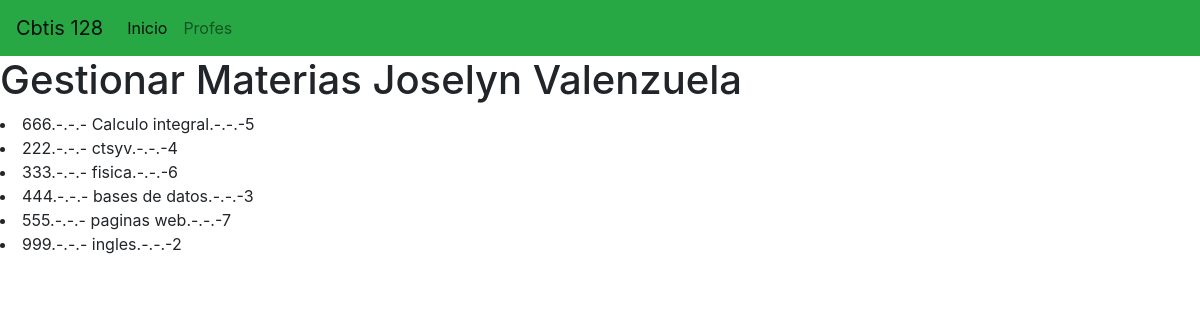
The page / on the database its author committed.
### materia_app/models.py (models this page shows, shortened)
class Materia(models.Model):
    codigo=models.CharField(primary_key=True,max_length=6)
    nombre=models.CharField(max_length=100)
    creditos=models.PositiveSmallIntegerField()

### materia_app/views.py (the view)
# urls.py: path("",views.inicio_vista,name="views.inicio_vista")
def inicio_vista(request):
    ListaMaterias=Materia.objects.all()
    return render(request,"gestionarMateria.html",{"lasmaterias":ListaMaterias})

### materia_app/templates/gestionarMateria.html (shortened to what this page needs)
{% extends "base.html" %}
{% block cuerpo %}
<h1> Gestionar Materias Joselyn Valenzuela</h1>
{% for m in lasmaterias %}
<li> {{ m.codigo }}.-.-.- {{ m.nombre }}.-.-.-{{ m.creditos }} </li>
{% endfor %}
{% endblock %}

### materia_app/templates/base.html (shortened to what this page needs)
<!DOCTYPE html>
<html lang="en">
<head>
<head>
    <link rel="stylesheet" href="https://cdn.jsdelivr.net/npm/bootstrap@4.3.1/dist/css/bootstrap.min.css">
</head>
<body>
<nav class="navbar navbar-expand-lg navbar-light bg-success">
    <a class="navbar-brand" href="#">Cbtis 128</a>
    <div class="collapse navbar-collapse" id="navbarNav">
    <ul class="navbar-nav">
        <li class="nav-item active">
            <a class="nav-link" href="#">Inicio <span class="sr-only">(current)</span></a>
        </li>
        <li class="nav-item">
            <a class="nav-link" href="#">Profes</a>
        </li>
    </ul>
    </div>
</nav>
    {% block cuerpo %}{% endblock %}
</body>
</html>

### rows shown on the page
Materia: codigo "666", nombre "Calculo integral", creditos "5"
Materia: codigo "222", nombre "ctsyv", creditos "4"
Materia: codigo "333", nombre "fisica", creditos "6"
Materia: codigo "444", nombre "bases de datos", creditos "3"
Materia: codigo "555", nombre "paginas web", creditos "7"
Materia: codigo "999", nombre "ingles", creditos "2"
